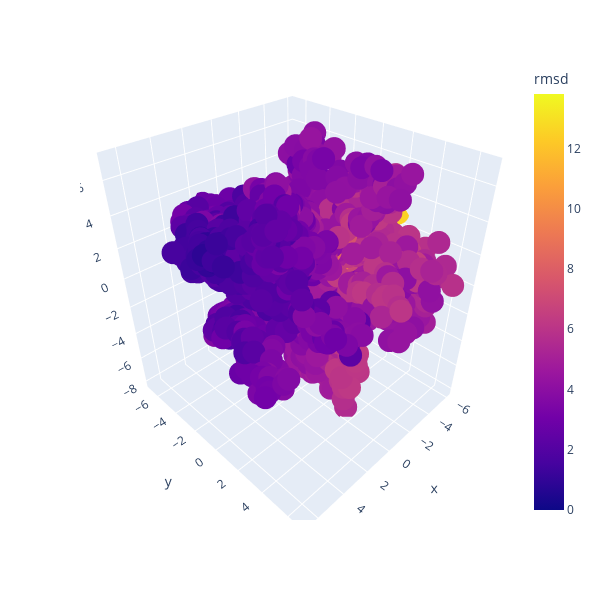

Source (notebook cell):
### Markdown cell above
## Plot the data

### Code cell
# Plot colored by rmsd
plot_scatter(data, {'rmsd':  rmsd}, 'rmsd')

### Figure 1 — Plotly figure (JSON) as saved in the notebook; plotly's stock layout.template omitted (floating-point values rounded to 4 significant figures; data arrays with more than 128 entries replaced by an {"elided": "..."} marker saying what was removed)
{"data": [{"customdata": {"elided": "3175x1 float values"}, "hovertemplate": "x=%{x}<br>y=%{y}<br>z=%{z}<br>rmsd=%{marker.color}<extra></extra>", "legendgroup": "", "marker": {"color": {"elided": "3175 float values"}, "coloraxis": "coloraxis", "symbol": "circle"}, "mode": "markers", "name": "", "scene": "scene", "showlegend": false, "type": "scatter3d", "x": {"elided": "3175 float values"}, "y": {"elided": "3175 float values"}, "z": {"elided": "3175 float values"}}], "layout": {"coloraxis": {"colorbar": {"title": {"text": "rmsd"}}, "colorscale": [[0, "#0d0887"], [0.1111, "#46039f"], [0.2222, "#7201a8"], [0.3333, "#9c179e"], [0.4444, "#bd3786"], [0.5556, "#d8576b"], [0.6667, "#ed7953"], [0.7778, "#fb9f3a"], [0.8889, "#fdca26"], [1, "#f0f921"]]}, "height": 600, "legend": {"tracegroupgap": 0}, "margin": {"t": 60}, "scene": {"domain": {"x": [0, 1], "y": [0, 1]}, "xaxis": {"title": {"text": "x"}}, "yaxis": {"title": {"text": "y"}}, "zaxis": {"title": {"text": "z"}}}, "width": 600}}
